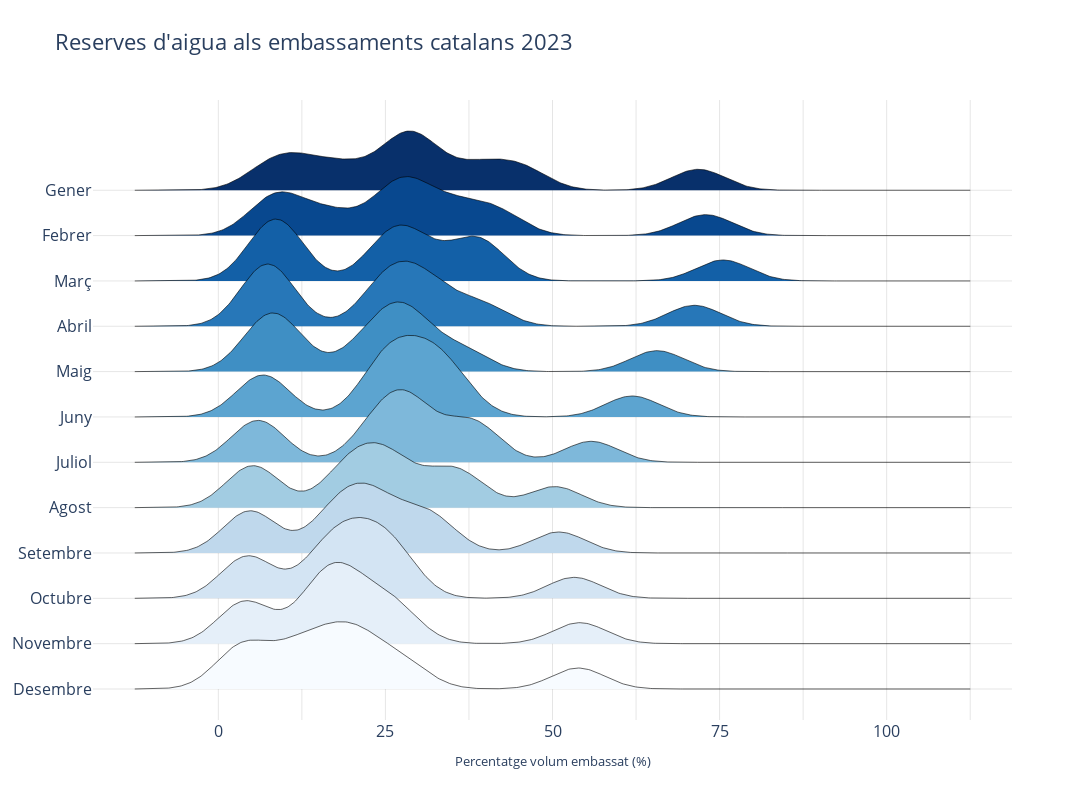

Notebook code for this chart:
### Code cell
# Realitzem la visualització
from ridgeplot import ridgeplot
import numpy as np

clean_data = pivot_df
column_names = [
    "Gener",
    "Febrer",
    "Març",
    "Abril",
    "Maig",
    "Juny",
    "Juliol",
    "Agost",
    "Setembre",
    "Octubre",
    "Novembre",
    "Desembre",
]
clean_data = clean_data[column_names]

fig = ridgeplot(
    samples=clean_data.to_numpy().T,
    bandwidth=4,
    kde_points=np.linspace(-12.5, 112.5, 500),
    colorscale="blues",
    colormode="row-index",
    labels=column_names,
    spacing=5 / 9,
)

fig.update_layout(
    height=800,
    width=1200,
    font_size=16,
    plot_bgcolor="white",
    xaxis_tickvals=[0, 12.5, 25, 37.5, 50, 62.5, 75, 87.5, 100, 112.5],
    xaxis_ticktext=["0", "", "25", "", "50", "", "75", "", "100", ""],
    xaxis_gridcolor="rgba(0, 0, 0, 0.1)",
    yaxis_gridcolor="rgba(0, 0, 0, 0.1)",
    xaxis_title=dict(text="Percentatge volum embassat (%)", font_size=13),
    showlegend=False,
    title="Reserves d'aigua als embassaments catalans 2023"
)

fig.show()

### Figure 1 — Plotly figure (JSON) as saved in the notebook; plotly's stock layout.template omitted (floating-point values rounded to 4 significant figures; data arrays with more than 128 entries replaced by an {"elided": "..."} marker saying what was removed)
{"data": [{"hoverinfo": "skip", "line": {"color": "rgba(0,0,0,0)", "width": 0}, "showlegend": false, "type": "scatter", "x": {"elided": "500 float values"}, "y": {"elided": "500 int values"}}, {"customdata": {"elided": "500x1 float values"}, "fill": "tonexty", "fillcolor": "rgb(8, 48, 107)", "hovertemplate": "(%{x:.7}, %{customdata[0]:.7})<br><extra>%{fullData.name}</extra>", "line": {"color": "rgba(0,0,0,0.6)", "width": 1}, "mode": "lines", "name": "Gener", "type": "scatter", "x": {"elided": "500 float values"}, "y": {"elided": "500 float values"}}, {"hoverinfo": "skip", "line": {"color": "rgba(0,0,0,0)", "width": 0}, "showlegend": false, "type": "scatter", "x": {"elided": "500 float values"}, "y": {"elided": "500 float values"}}, {"customdata": {"elided": "500x1 float values"}, "fill": "tonexty", "fillcolor": "rgb(8.0, 72.0, 142.636363636364)", "hovertemplate": "(%{x:.7}, %{customdata[0]:.7})<br><extra>%{fullData.name}</extra>", "line": {"color": "rgba(0,0,0,0.6)", "width": 1}, "mode": "lines", "name": "Febrer", "type": "scatter", "x": {"elided": "500 float values"}, "y": {"elided": "500 float values"}}, {"hoverinfo": "skip", "line": {"color": "rgba(0,0,0,0)", "width": 0}, "showlegend": false, "type": "scatter", "x": {"elided": "500 float values"}, "y": {"elided": "500 float values"}}, {"customdata": {"elided": "500x1 float values"}, "fill": "tonexty", "fillcolor": "rgb(19.363636363636, 95.545454545455, 167.363636363636)", "hovertemplate": "(%{x:.7}, %{customdata[0]:.7})<br><extra>%{fullData.name}</extra>", "line": {"color": "rgba(0,0,0,0.6)", "width": 1}, "mode": "lines", "name": "Març", "type": "scatter", "x": {"elided": "500 float values"}, "y": {"elided": "500 float values"}}, {"hoverinfo": "skip", "line": {"color": "rgba(0,0,0,0)", "width": 0}, "showlegend": false, "type": "scatter", "x": {"elided": "500 float values"}, "y": {"elided": "500 float values"}}, {"customdata": {"elided": "500x1 float values"}, "fill": "tonexty", "fillcolor": "rgb(39.0, 119.0, 184.090909090909)", "hovertemplate": "(%{x:.7}, %{customdata[0]:.7})<br><extra>%{fullData.name}</extra>", "line": {"color": "rgba(0,0,0,0.6)", "width": 1}, "mode": "lines", "name": "Abril", "type": "scatter", "x": {"elided": "500 float values"}, "y": {"elided": "500 float values"}}, {"hoverinfo": "skip", "line": {"color": "rgba(0,0,0,0)", "width": 0}, "showlegend": false, "type": "scatter", "x": {"elided": "500 float values"}, "y": {"elided": "500 float values"}}, {"customdata": {"elided": "500x1 float values"}, "fill": "tonexty", "fillcolor": "rgb(63.0, 143.0, 196.454545454545)", "hovertemplate": "(%{x:.7}, %{customdata[0]:.7})<br><extra>%{fullData.name}</extra>", "line": {"color": "rgba(0,0,0,0.6)", "width": 1}, "mode": "lines", "name": "Maig", "type": "scatter", "x": {"elided": "500 float values"}, "y": {"elided": "500 float values"}}, {"hoverinfo": "skip", "line": {"color": "rgba(0,0,0,0)", "width": 0}, "showlegend": false, "type": "scatter", "x": {"elided": "500 float values"}, "y": {"elided": "500 float values"}}, {"customdata": {"elided": "500x1 float values"}, "fill": "tonexty", "fillcolor": "rgb(92.090909090909, 163.818181818182, 208.181818181818)", "hovertemplate": "(%{x:.7}, %{customdata[0]:.7})<br><extra>%{fullData.name}</extra>", "line": {"color": "rgba(0,0,0,0.6)", "width": 1}, "mode": "lines", "name": "Juny", "type": "scatter", "x": {"elided": "500 float values"}, "y": {"elided": "500 float values"}}, {"hoverinfo": "skip", "line": {"color": "rgba(0,0,0,0)", "width": 0}, "showlegend": false, "type": "scatter", "x": {"elided": "500 float values"}, "y": {"elided": "500 float values"}}, {"customdata": {"elided": "500x1 float values"}, "fill": "tonexty", "fillcolor": "rgb(125.545454545455, 184.181818181818, 218.0)", "hovertemplate": "(%{x:.7}, %{customdata[0]:.7})<br><extra>%{fullData.name}</extra>", "line": {"color": "rgba(0,0,0,0.6)", "width": 1}, "mode": "lines", "name": "Juliol", "type": "scatter", "x": {"elided": "500 float values"}, "y": {"elided": "500 float values"}}, {"hoverinfo": "skip", "line": {"color": "rgba(0,0,0,0)", "width": 0}, "showlegend": false, "type": "scatter", "x": {"elided": "500 float values"}, "y": {"elided": "500 float values"}}, {"customdata": {"elided": "500x1 float values"}, "fill": "tonexty", "fillcolor": "rgb(161.636363636364, 203.545454545455, 226.272727272727)", "hovertemplate": "(%{x:.7}, %{customdata[0]:.7})<br><extra>%{fullData.name}</extra>", "line": {"color": "rgba(0,0,0,0.6)", "width": 1}, "mode": "lines", "name": "Agost", "type": "scatter", "x": {"elided": "500 float values"}, "y": {"elided": "500 float values"}}, {"hoverinfo": "skip", "line": {"color": "rgba(0,0,0,0)", "width": 0}, "showlegend": false, "type": "scatter", "x": {"elided": "500 float values"}, "y": {"elided": "500 float values"}}, {"customdata": {"elided": "500x1 float values"}, "fill": "tonexty", "fillcolor": "rgb(190.727272727273, 215.909090909091, 236.454545454545)", "hovertemplate": "(%{x:.7}, %{customdata[0]:.7})<br><extra>%{fullData.name}</extra>", "line": {"color": "rgba(0,0,0,0.6)", "width": 1}, "mode": "lines", "name": "Setembre", "type": "scatter", "x": {"elided": "500 float values"}, "y": {"elided": "500 float values"}}, {"hoverinfo": "skip", "line": {"color": "rgba(0,0,0,0)", "width": 0}, "showlegend": false, "type": "scatter", "x": {"elided": "500 float values"}, "y": {"elided": "500 float values"}}, {"customdata": {"elided": "500x1 float values"}, "fill": "tonexty", "fillcolor": "rgb(211.090909090909, 227.727272727273, 243.363636363636)", "hovertemplate": "(%{x:.7}, %{customdata[0]:.7})<br><extra>%{fullData.name}</extra>", "line": {"color": "rgba(0,0,0,0.6)", "width": 1}, "mode": "lines", "name": "Octubre", "type": "scatter", "x": {"elided": "500 float values"}, "y": {"elided": "500 float values"}}, {"hoverinfo": "skip", "line": {"color": "rgba(0,0,0,0)", "width": 0}, "showlegend": false, "type": "scatter", "x": {"elided": "500 float values"}, "y": {"elided": "500 float values"}}, {"customdata": {"elided": "500x1 float values"}, "fill": "tonexty", "fillcolor": "rgb(228.818181818182, 239.363636363636, 249.181818181818)", "hovertemplate": "(%{x:.7}, %{customdata[0]:.7})<br><extra>%{fullData.name}</extra>", "line": {"color": "rgba(0,0,0,0.6)", "width": 1}, "mode": "lines", "name": "Novembre", "type": "scatter", "x": {"elided": "500 float values"}, "y": {"elided": "500 float values"}}, {"hoverinfo": "skip", "line": {"color": "rgba(0,0,0,0)", "width": 0}, "showlegend": false, "type": "scatter", "x": {"elided": "500 float values"}, "y": {"elided": "500 float values"}}, {"customdata": {"elided": "500x1 float values"}, "fill": "tonexty", "fillcolor": "rgb(247, 251, 255)", "hovertemplate": "(%{x:.7}, %{customdata[0]:.7})<br><extra>%{fullData.name}</extra>", "line": {"color": "rgba(0,0,0,0.6)", "width": 1}, "mode": "lines", "name": "Desembre", "type": "scatter", "x": {"elided": "500 float values"}, "y": {"elided": "500 float values"}}], "layout": {"font": {"size": 16}, "height": 800, "legend": {"traceorder": "normal"}, "plot_bgcolor": "white", "showlegend": false, "title": {"text": "Reserves d'aigua als embassaments catalans 2023"}, "width": 1200, "xaxis": {"gridcolor": "rgba(0, 0, 0, 0.1)", "range": [-18.75, 118.8], "showgrid": true, "showticklabels": true, "ticktext": ["0", "", "25", "", "50", "", "75", "", "100", ""], "tickvals": [0, 12.5, 25, 37.5, 50, 62.5, 75, 87.5, 100, 112.5], "title": {"font": {"size": 13}, "text": "Percentatge volum embassat (%)"}, "zeroline": false}, "yaxis": {"gridcolor": "rgba(0, 0, 0, 0.1)", "showgrid": true, "showticklabels": true, "ticktext": [["Gener"], ["Febrer"], ["Març"], ["Abril"], ["Maig"], ["Juny"], ["Juliol"], ["Agost"], ["Setembre"], ["Octubre"], ["Novembre"], ["Desembre"]], "tickvals": [0, -0.02396, -0.04792, -0.07188, -0.09584, -0.1198, -0.1438, -0.1677, -0.1917, -0.2156, -0.2396, -0.2636], "zeroline": false}}}
